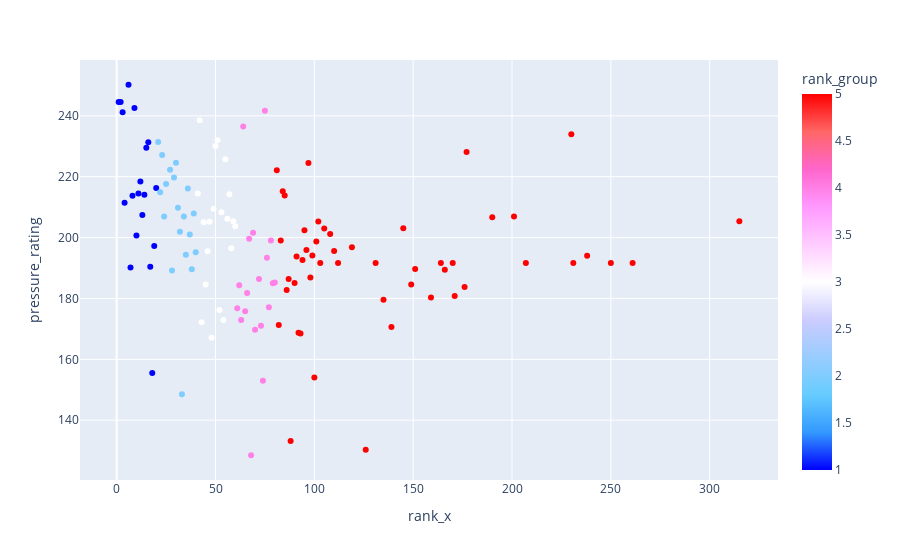

Source (notebook cell):
### Code cell
px.scatter(df,'rank_x','pressure_rating','rank_group', color_continuous_scale='picnic')

### Figure 1 — Plotly figure (JSON) as saved in the notebook; plotly's stock layout.template omitted (floating-point values rounded to 4 significant figures)
{"data": [{"hovertemplate": "rank_x=%{x}<br>pressure_rating=%{y}<br>rank_group=%{marker.color}<extra></extra>", "legendgroup": "", "marker": {"color": [1, 5, 1, 5, 1, 5, 1, 4, 1, 3, 1, 5, 1, 3, 1, 5, 5, 1, 1, 3, 1, 5, 1, 4, 3, 1, 1, 3, 1, 5, 1, 3, 5, 1, 1, 5, 1, 5, 2, 5, 2, 5, 2, 5, 2, 5, 2, 4, 2, 5, 2, 5, 2, 5, 2, 3, 2, 5, 2, 3, 2, 2, 2, 5, 5, 5, 5, 5, 2, 5, 4, 5, 5, 3, 4, 5, 5, 5, 3, 3, 5, 5, 5, 5, 3, 5, 2, 4, 3, 5, 5, 5, 3, 3, 5, 3, 4, 5, 4, 5, 5, 5, 4, 5, 3, 3, 4, 5, 2, 4, 4, 4, 5, 4, 3, 4, 4, 4, 2, 5, 5, 4, 5, 4, 5, 2, 3, 5], "coloraxis": "coloraxis", "symbol": "circle"}, "mode": "markers", "name": "", "orientation": "v", "showlegend": false, "type": "scatter", "x": [1, 231, 2, 238, 3, 99, 4, 67, 6, 41, 7, 85, 8, 55, 9, 176, 102, 10, 11, 60, 12, 315, 13, 74, 57, 14, 15, 52, 16, 119, 17, 51, 92, 18, 19, 207, 20, 171, 21, null, 22, 86, 23, 230, 24, 164, 25, 76, 27, 82, 28, 126, 29, 103, 30, 56, 31, 135, 32, 46, 37, 33, 34, 261, 96, 108, 159, 105, 36, 98, 61, 110, 90, 45, 78, 145, 95, 91, 47, 58, 190, 151, 100, 131, 50, 93, 35, 65, 49, 101, 81, 87, 53, 48, 94, 42, 69, 88, 62, 170, 166, 97, 70, 250, 54, 43, 79, 84, 38, 77, 75, 63, 149, 68, 44, 66, 72, 64, 39, 112, 139, 80, 201, 73, 177, 40, 59, 83], "xaxis": "x", "y": [244.5, 191.7, 244.5, 194, 241.2, 194.1, 211.4, 199.6, 250.2, 214.5, 190.2, 213.8, 213.7, 225.7, 242.6, 183.8, 205.3, 200.7, 214.5, 203.7, 218.4, 205.4, 207.4, 153, 214.2, 214.1, 229.5, 176.2, 231.3, 196.8, 190.4, 232, 168.7, 155.5, 197.2, 191.7, 216.3, 180.8, 231.4, 192.8, 214.9, 182.8, 227.1, 233.9, 206.9, 191.7, 217.6, 193.4, 222.3, 171.3, 189.2, 130.3, 219.7, 191.7, 224.6, 206.2, 209.8, 179.6, 201.9, 195.5, 201, 148.5, 206.9, 191.7, 195.9, 201.2, 180.3, 203, 216.1, 186.9, 176.8, 195.6, 185.1, 184.6, 199, 203.1, 202.4, 193.8, 205.2, 196.5, 206.7, 189.7, 154, 191.7, 230.1, 168.5, 194.4, 175.8, 209.5, 198.7, 222.1, 186.4, 208.3, 167.1, 192.6, 238.5, 201.6, 133.2, 184.3, 191.7, 189.4, 224.5, 169.7, 191.7, 172.9, 172.2, 185, 215.2, 189.6, 177.1, 241.7, 172.9, 184.6, 128.5, 205, 181.8, 186.4, 236.5, 207.9, 191.7, 170.6, 185.2, 206.9, 171, 228.1, 195.2, 205.4, 199], "yaxis": "y"}], "layout": {"coloraxis": {"colorbar": {"title": {"text": "rank_group"}}, "colorscale": [[0, "rgb(0,0,255)"], [0.1, "rgb(51,153,255)"], [0.2, "rgb(102,204,255)"], [0.3, "rgb(153,204,255)"], [0.4, "rgb(204,204,255)"], [0.5, "rgb(255,255,255)"], [0.6, "rgb(255,204,255)"], [0.7, "rgb(255,153,255)"], [0.8, "rgb(255,102,204)"], [0.9, "rgb(255,102,102)"], [1, "rgb(255,0,0)"]]}, "legend": {"tracegroupgap": 0}, "margin": {"t": 60}, "xaxis": {"anchor": "y", "domain": [0, 1], "title": {"text": "rank_x"}}, "yaxis": {"anchor": "x", "domain": [0, 1], "title": {"text": "pressure_rating"}}}}
